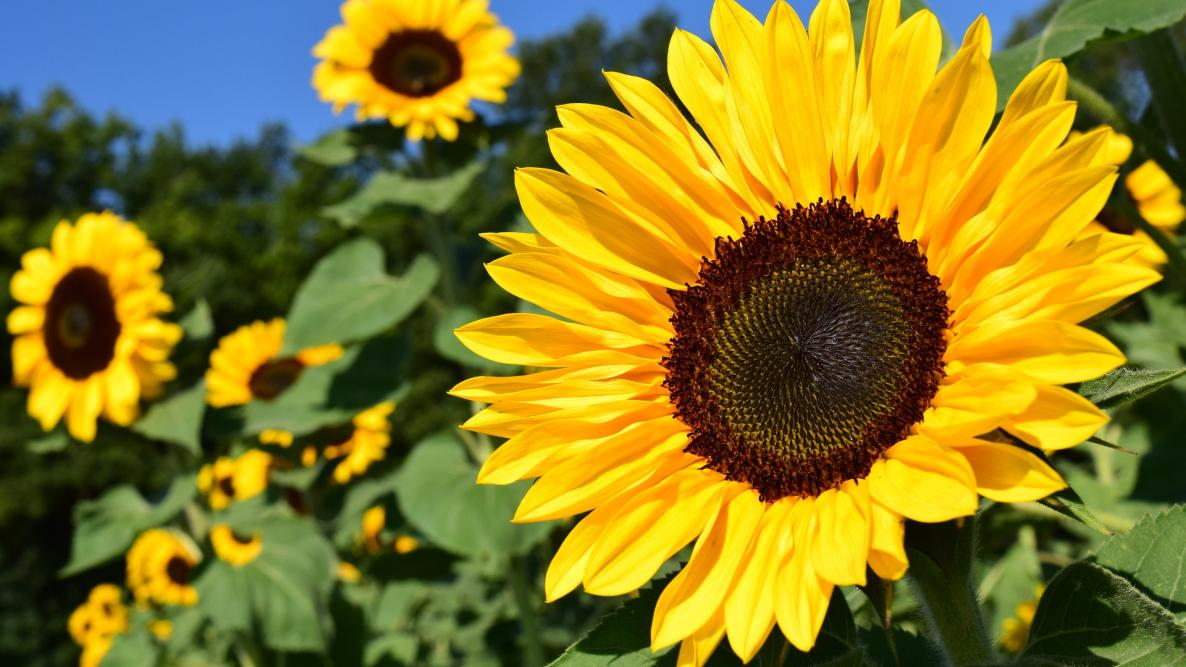
#> input picture lab02/sunflower.jpg, 1186 x 667 px, found by its file name
$ jupyter execute iup_lab_02.ipynb
#> lines starting #> are read from the running program, lines starting #| are printed output that depends on the picture; after the words box and inside, x2 and y2 are one past the last pixel; in counts of white or black regions, pixels touching at a corner belong together; pictures that were not available may be replaced by others from this repository, and a replacement may not be noted
[cell 1]
import cv2
import numpy as np
from matplotlib.pyplot import figure
import matplotlib.pyplot as plt

[cell 2]
# convert images from one color-space to another,
# like BGR ↔ Gray, BGR ↔ HSV,
img = cv2.imread("D:\\SLIIT\\4th_year\\2nd semester\\IUP\LABS\\lab02\\sunflower.jpg", 1)
#> img is the input picture: shape (667, 1186, 3); mean B, G, R 35.4, 122, 134.6
cv2.imshow('Original Image',img)

##convert bgr to gray
imgray =cv2.cvtColor(img,cv2.COLOR_BGR2GRAY)
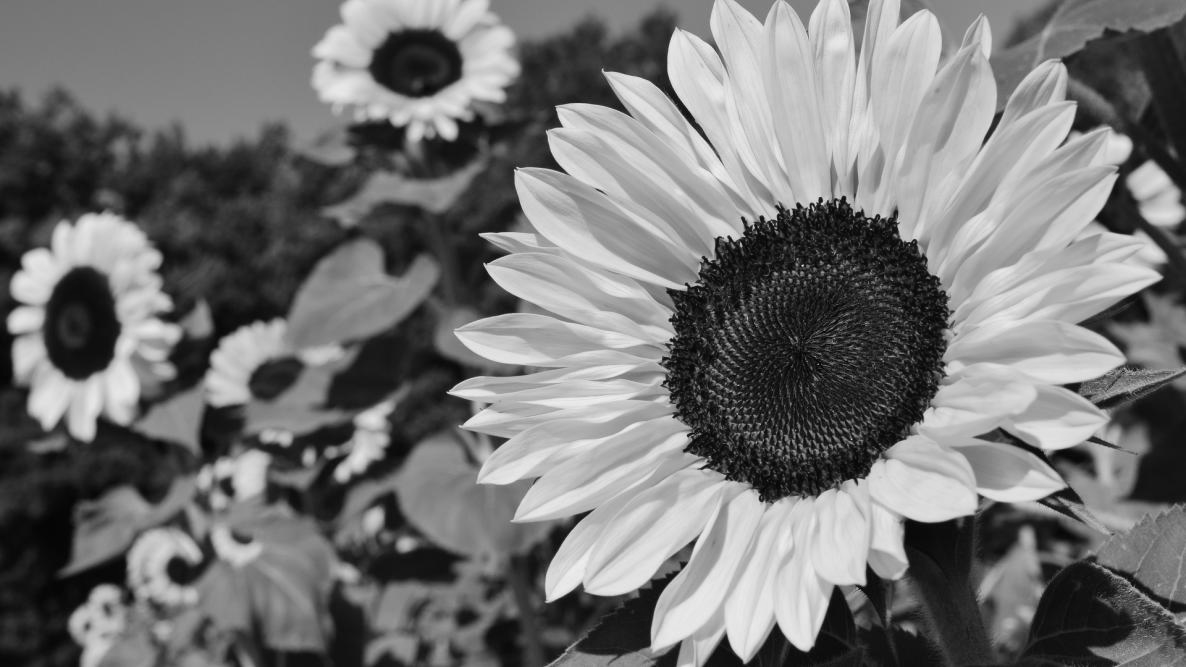
#> imgray: shape (667, 1186); min 2, max 240, mean 115.9
cv2.imshow('Gray Image',imgray)

#convert to hsv
imghsv = cv2.cvtColor(img,cv2.COLOR_BGR2HSV)
#> imghsv: shape (667, 1186, 3); mean H, S, V 37.2, 202.1, 150.9
cv2.imshow('HSV IMAGE',imghsv)

# convert to binary image
res, binary = cv2.threshold(imgray, 120, 255, cv2.THRESH_BINARY)
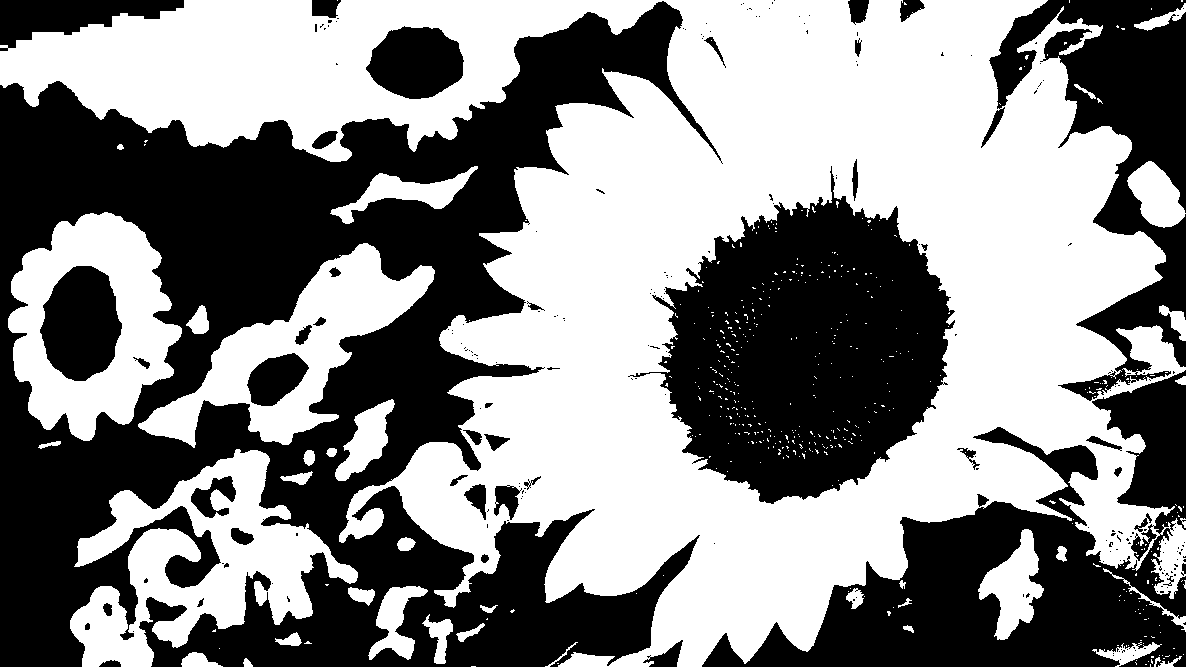
#> binary: shape (667, 1186); 52.7% white; 217 black regions (174 under 20 px), largest, box (x1, y1, x2, y2) and area: (0, 1, 723, 667) 201466, (628, 166, 955, 504) 63815, (702, 370, 1186, 667) 53229
cv2.imshow('Binary Image', binary)

cv2.waitKey()
cv2.destroyAllWindows()

[cell 3]
fig,ax = plt.subplots(1,4, figsize = (15, 15))
ax[0].imshow(cv2.cvtColor(img, cv2.COLOR_BGR2RGB))
ax[0].axis('on')
ax[1].imshow(cv2.cvtColor(imgray, cv2.COLOR_BGR2RGB))
ax[1].axis('off')
ax[2].imshow(cv2.cvtColor(imghsv, cv2.COLOR_BGR2RGB))
ax[2].axis('on')
ax[3].imshow(cv2.cvtColor(binary, cv2.COLOR_BGR2RGB))
ax[3].axis('on')
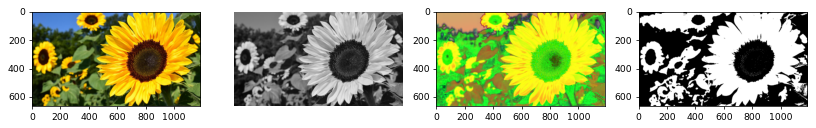
#> figure drawn by matplotlib, 4 panels

[cell 4]
# view all available color spaces
flags = [i for i in dir(cv2) if i.startswith('COLOR_')]
print(flags)

[cell 5]
# original


import cv2

# Load the video
video = cv2.VideoCapture("D:\\SLIIT\\4th_year\\2nd semester\\IUP\\LABS\\lab02\\small_laptop_connections.mov")

# Read frame by frame
while video.isOpened():
    ret, frame = video.read()
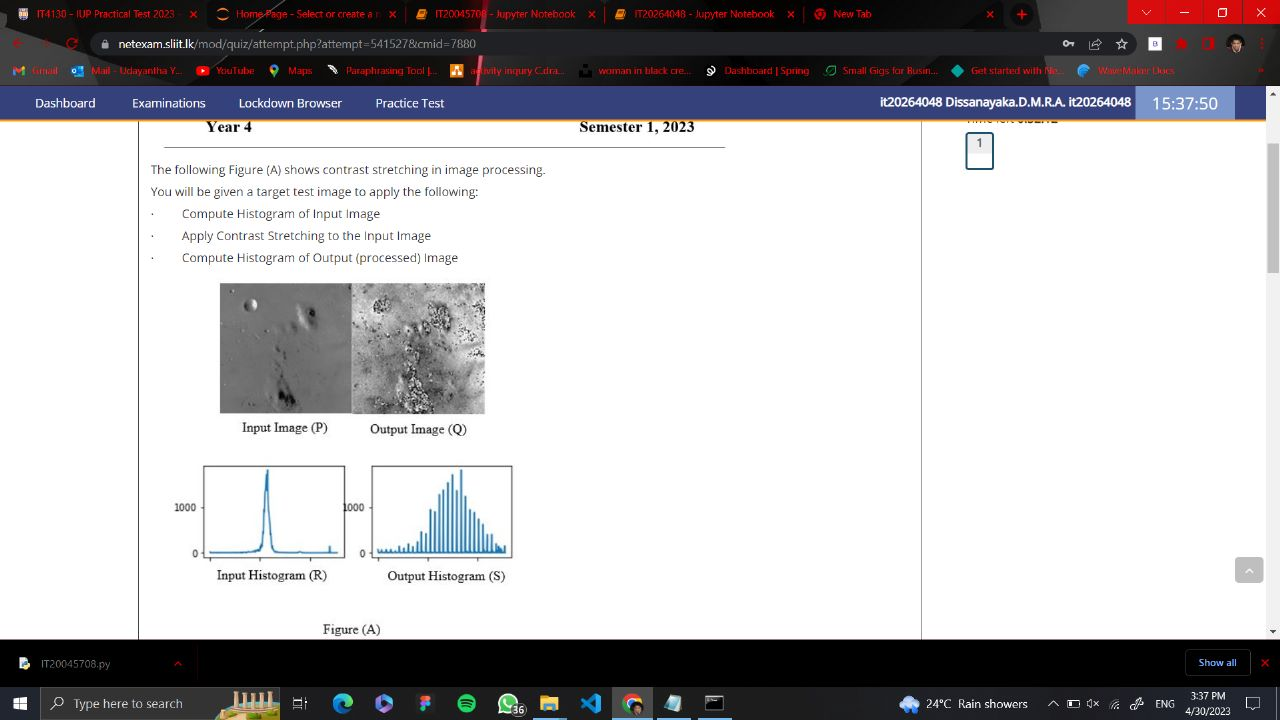
#> input picture q/WhatsApp Image 2024-04-27 at 11.59.05.jpeg, 1280 x 720 px, given in place of small_laptop_connections.mov, which was not available
#> frame is the input picture: shape (720, 1280, 3); mean B, G, R 189, 186.6, 187.8

    # Check if the frame was read successfully
    if not ret:
        break  # Exit the loop if no frame is read

    originalVideo = cv2.resize(frame, (400, 400))
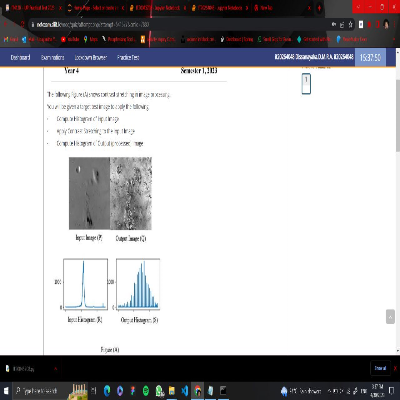
#> originalVideo: shape (400, 400, 3); mean B, G, R 189, 186.7, 187.8
    cv2.imshow('OriginalVideo', originalVideo)

    if cv2.waitKey(1) == ord('q'):
#> (key q is pressed here)
        break

video.release()
cv2.destroyAllWindows()

[cell 6]
# Convert from BGR to HSV color-space.


import cv2

# Load the video
video = cv2.VideoCapture("D:\\SLIIT\\4th_year\\2nd semester\\IUP\\LABS\\lab02\\small_laptop_connections.mov")

# Read frame by frame
while video.isOpened():
    ret, frame = video.read()

    # Check if the frame was read successfully
    if not ret:
        break  # Exit the loop if no frame is read

    # Convert BGR to HSV color space
    videoHSV = cv2.cvtColor(frame, cv2.COLOR_BGR2HSV)
#> videoHSV: shape (720, 1280, 3); mean H, S, V 24.7, 21.3, 191.9

    # Resize the video frame
    originalVideo = cv2.resize(videoHSV, (400, 400))
#> originalVideo: shape (400, 400, 3); mean H, S, V 24.5, 21.3, 192
    cv2.imshow('OriginalVideo', originalVideo)

    # Check for 'q' to quit
    if cv2.waitKey(1) == ord('q'):
#> (key q is pressed here)
        break

video.release()
cv2.destroyAllWindows()

[cell 7]
# Threshold the HSV image for a range of blue color

import cv2
import numpy as np

# Load the video
video = cv2.VideoCapture("D:\\SLIIT\\4th_year\\2nd semester\\IUP\\LABS\\lab02\\small_laptop_connections.mov")

# Read frame by frame
while video.isOpened():
    ret, frame = video.read()

    # Check if the frame was read successfully
    if not ret:
        break  # Exit the loop if no frame is read

    # Convert BGR to HSV color space
    videoHSV = cv2.cvtColor(frame, cv2.COLOR_BGR2HSV)

    # Define the upper and lower ranges for the blue color
    lower_blue = np.array([110, 50, 50])
    upper_blue = np.array([130, 255, 255])

    # Threshold the HSV image to get only blue colors
    maskVideo = cv2.inRange(videoHSV, lower_blue, upper_blue)
#> maskVideo: shape (720, 1280); 4.2% white; 280 white regions (269 under 20 px), largest, box (x1, y1, x2, y2) and area: (0, 85, 1267, 118) 37249, (374, 694, 386, 712) 134, (1166, 99, 1182, 108) 100

    # Resize the masked video
    originalVideo = cv2.resize(maskVideo, (400, 400))
#> originalVideo: shape (400, 400)
    cv2.imshow('OriginalVideo', originalVideo)

    # Break loop on 'q' key press
    if cv2.waitKey(1) == ord('q'):
#> (key q is pressed here)
        break

video.release()
cv2.destroyAllWindows()

[cell 8]
# Now extract the blue object alone

import cv2
import numpy as np

# Load the video
video = cv2.VideoCapture("D:\\SLIIT\\4th_year\\2nd semester\\IUP\\LABS\\lab02\\small_laptop_connections.mov")

# Read frame by frame
while video.isOpened():
    ret, frame = video.read()

    # Check if the frame was read successfully
    if not ret:
        break  # Exit the loop if no frame is read

    # Convert BGR to HSV color space
    videoHSV = cv2.cvtColor(frame, cv2.COLOR_BGR2HSV)

    # Define the upper range and the lower range of the blue color
    lower_blue = np.array([110, 50, 50])
    upper_blue = np.array([130, 255, 255])

    # Threshold the HSV image for the range of blue color
    maskVideo = cv2.inRange(videoHSV, lower_blue, upper_blue)

    # Extract the blue color object alone
    result = cv2.bitwise_and(frame, frame, mask=maskVideo)
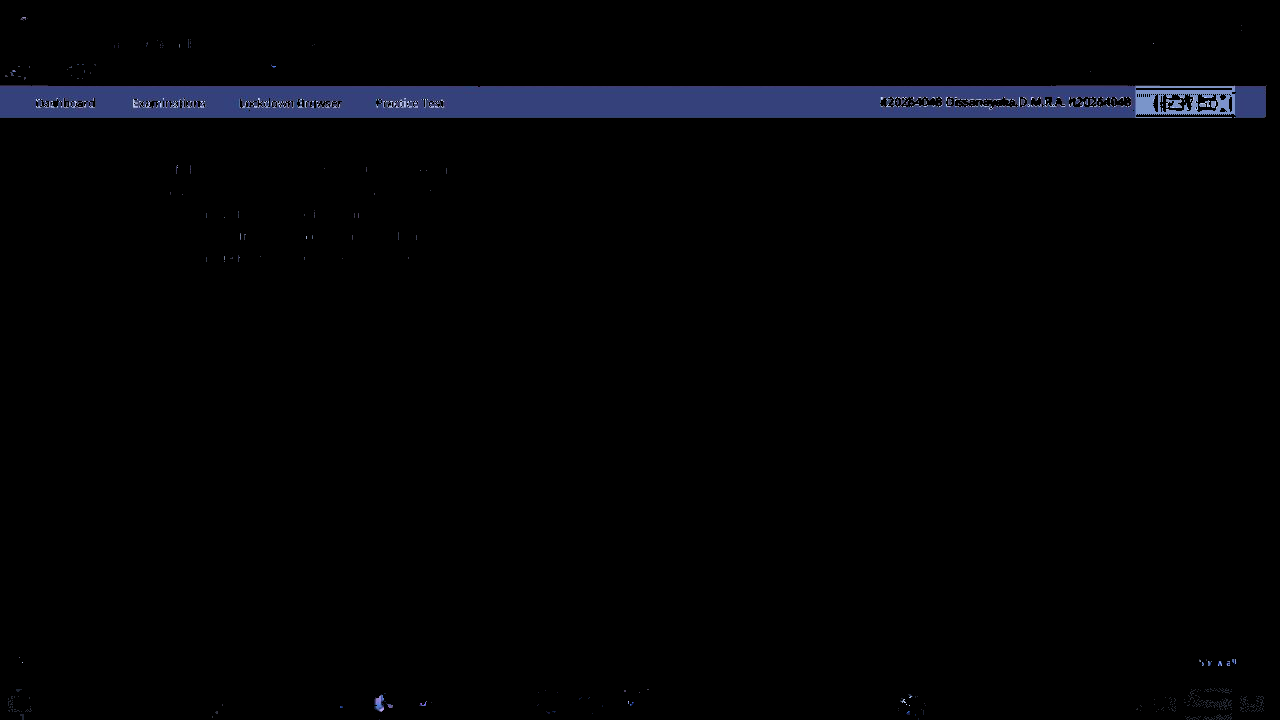
#> result: shape (720, 1280, 3); mean B, G, R 5.3, 3, 2.5

    # hsv video
    originalVideo = cv2.resize(videoHSV, (400, 400))
    cv2.imshow('HSVVideo', originalVideo)

    # Resize and display the original video
    originalVideo = cv2.resize(frame, (400, 400))
    cv2.imshow('OriginalVideo', originalVideo)

    # Resize and display the mask video
    maskVideo = cv2.resize(maskVideo, (400, 400))
    cv2.imshow('maskVideo', maskVideo)

    # Resize and display the result
    finalVideo = cv2.resize(result, (400, 400))
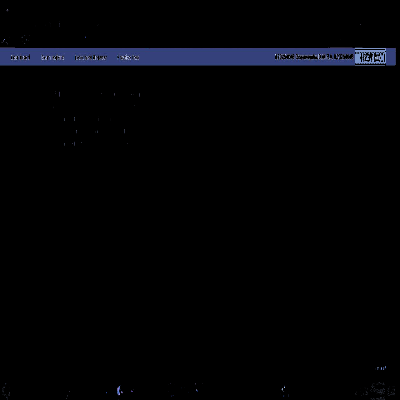
#> finalVideo: shape (400, 400, 3); mean B, G, R 5.3, 3, 2.5
    cv2.imshow('finalVideo', finalVideo)

    if cv2.waitKey(1) == ord('q'):
#> (key q is pressed here)
        break

video.release()
cv2.destroyAllWindows()
